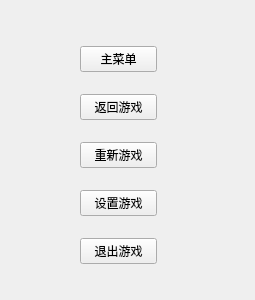
<?xml version="1.0" encoding="UTF-8"?>
<ui version="4.0">
 <class>CMenuDlg</class>
 <widget class="QWidget" name="CMenuDlg">
  <property name="geometry">
   <rect>
    <x>0</x>
    <y>0</y>
    <width>255</width>
    <height>300</height>
   </rect>
  </property>
  <property name="windowTitle">
   <string>Form</string>
  </property>
  <widget class="QWidget" name="">
   <property name="geometry">
    <rect>
     <x>80</x>
     <y>30</y>
     <width>77</width>
     <height>251</height>
    </rect>
   </property>
   <layout class="QVBoxLayout" name="verticalLayout">
    <item>
     <widget class="QPushButton" name="pushButton">
      <property name="text">
       <string>主菜单</string>
      </property>
     </widget>
    </item>
    <item>
     <widget class="QPushButton" name="pushButton_fanhuiyouxi">
      <property name="text">
       <string>返回游戏</string>
      </property>
     </widget>
    </item>
    <item>
     <widget class="QPushButton" name="pushButtochongxinyouxin_">
      <property name="text">
       <string>重新游戏</string>
      </property>
     </widget>
    </item>
    <item>
     <widget class="QPushButton" name="pushButton_shezhiyouxi">
      <property name="text">
       <string>设置游戏</string>
      </property>
     </widget>
    </item>
    <item>
     <widget class="QPushButton" name="pushButton_tuichuyouxi">
      <property name="text">
       <string>退出游戏</string>
      </property>
     </widget>
    </item>
   </layout>
  </widget>
 </widget>
 <resources/>
 <connections/>
</ui>
